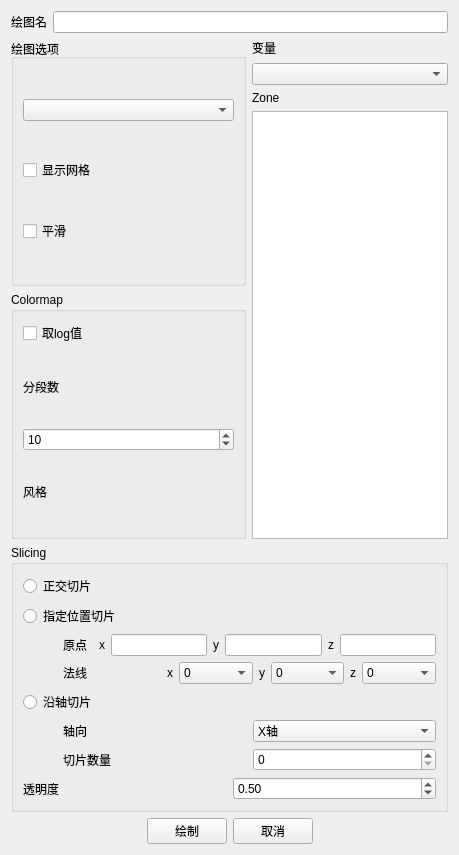
<?xml version="1.0" encoding="UTF-8"?>
<ui version="4.0">
 <class>slice_window</class>
 <widget class="QWidget" name="slice_window">
  <property name="geometry">
   <rect>
    <x>0</x>
    <y>0</y>
    <width>459</width>
    <height>855</height>
   </rect>
  </property>
  <property name="windowTitle">
   <string>Form</string>
  </property>
  <layout class="QVBoxLayout" name="verticalLayout_6" stretch="0,5,0,0">
   <item>
    <layout class="QHBoxLayout" name="horizontalLayout_row_1">
     <item>
      <widget class="QLabel" name="label_le_name">
       <property name="text">
        <string>绘图名</string>
       </property>
      </widget>
     </item>
     <item>
      <widget class="QLineEdit" name="text_plot_name"/>
     </item>
    </layout>
   </item>
   <item>
    <layout class="QHBoxLayout" name="horizontalLayout_row_2" stretch="6,5">
     <item>
      <layout class="QVBoxLayout" name="verticalLayout_5">
       <item>
        <widget class="QGroupBox" name="groupBox_2">
         <property name="title">
          <string>绘图选项</string>
         </property>
         <layout class="QVBoxLayout" name="verticalLayout_3">
          <item>
           <widget class="QComboBox" name="comboBox_style"/>
          </item>
          <item>
           <widget class="QCheckBox" name="checkBox_grid">
            <property name="text">
             <string>显示网格</string>
            </property>
           </widget>
          </item>
          <item>
           <widget class="QCheckBox" name="checkBox_smooth">
            <property name="text">
             <string>平滑</string>
            </property>
           </widget>
          </item>
         </layout>
        </widget>
       </item>
       <item>
        <widget class="QGroupBox" name="groupBox_3">
         <property name="title">
          <string>Colormap</string>
         </property>
         <layout class="QVBoxLayout" name="verticalLayout_4">
          <item>
           <widget class="QCheckBox" name="checkBox_log">
            <property name="text">
             <string>取log值</string>
            </property>
           </widget>
          </item>
          <item>
           <widget class="QLabel" name="label_13">
            <property name="text">
             <string>分段数</string>
            </property>
           </widget>
          </item>
          <item>
           <widget class="QSpinBox" name="spin_colormap">
            <property name="value">
             <number>10</number>
            </property>
           </widget>
          </item>
          <item>
           <widget class="QLabel" name="label_14">
            <property name="text">
             <string>风格</string>
            </property>
           </widget>
          </item>
         </layout>
        </widget>
       </item>
      </layout>
     </item>
     <item>
      <layout class="QVBoxLayout" name="verticalLayout_2">
       <item>
        <widget class="QLabel" name="label_15">
         <property name="text">
          <string>变量</string>
         </property>
        </widget>
       </item>
       <item>
        <widget class="QComboBox" name="comboBox_variable"/>
       </item>
       <item>
        <widget class="QLabel" name="label_16">
         <property name="text">
          <string>Zone</string>
         </property>
        </widget>
       </item>
       <item>
        <widget class="QColumnView" name="list_zone_surface"/>
       </item>
      </layout>
     </item>
    </layout>
   </item>
   <item>
    <widget class="QGroupBox" name="Slice_GroupBox">
     <property name="title">
      <string>Slicing</string>
     </property>
     <layout class="QVBoxLayout" name="verticalLayout">
      <item>
       <widget class="QRadioButton" name="radioButton_ortho">
        <property name="text">
         <string>正交切片</string>
        </property>
       </widget>
      </item>
      <item>
       <widget class="QRadioButton" name="radioButton_origin">
        <property name="text">
         <string>指定位置切片</string>
        </property>
       </widget>
      </item>
      <item>
       <layout class="QHBoxLayout" name="horizontalLayout">
        <item>
         <spacer name="horizontalSpacer_3">
          <property name="orientation">
           <enum>Qt::Horizontal</enum>
          </property>
          <property name="sizeType">
           <enum>QSizePolicy::Fixed</enum>
          </property>
          <property name="sizeHint" stdset="0">
           <size>
            <width>40</width>
            <height>20</height>
           </size>
          </property>
         </spacer>
        </item>
        <item>
         <widget class="QLabel" name="label">
          <property name="text">
           <string>原点</string>
          </property>
         </widget>
        </item>
        <item>
         <spacer name="horizontalSpacer_4">
          <property name="orientation">
           <enum>Qt::Horizontal</enum>
          </property>
          <property name="sizeHint" stdset="0">
           <size>
            <width>18</width>
            <height>20</height>
           </size>
          </property>
         </spacer>
        </item>
        <item>
         <widget class="QLabel" name="label_2">
          <property name="sizePolicy">
           <sizepolicy hsizetype="MinimumExpanding" vsizetype="Preferred">
            <horstretch>0</horstretch>
            <verstretch>0</verstretch>
           </sizepolicy>
          </property>
          <property name="text">
           <string>x</string>
          </property>
         </widget>
        </item>
        <item>
         <widget class="QLineEdit" name="lineEdit_origin_x">
          <property name="sizePolicy">
           <sizepolicy hsizetype="Expanding" vsizetype="Fixed">
            <horstretch>0</horstretch>
            <verstretch>0</verstretch>
           </sizepolicy>
          </property>
         </widget>
        </item>
        <item>
         <widget class="QLabel" name="label_3">
          <property name="text">
           <string>y</string>
          </property>
         </widget>
        </item>
        <item>
         <widget class="QLineEdit" name="lineEdit_origin_y"/>
        </item>
        <item>
         <widget class="QLabel" name="label_5">
          <property name="text">
           <string>z</string>
          </property>
         </widget>
        </item>
        <item>
         <widget class="QLineEdit" name="lineEdit_origin_z"/>
        </item>
       </layout>
      </item>
      <item>
       <layout class="QHBoxLayout" name="horizontalLayout_2">
        <item>
         <spacer name="horizontalSpacer_5">
          <property name="orientation">
           <enum>Qt::Horizontal</enum>
          </property>
          <property name="sizeType">
           <enum>QSizePolicy::Fixed</enum>
          </property>
          <property name="sizeHint" stdset="0">
           <size>
            <width>40</width>
            <height>20</height>
           </size>
          </property>
         </spacer>
        </item>
        <item>
         <widget class="QLabel" name="label_6">
          <property name="text">
           <string>法线</string>
          </property>
         </widget>
        </item>
        <item>
         <spacer name="horizontalSpacer_6">
          <property name="orientation">
           <enum>Qt::Horizontal</enum>
          </property>
          <property name="sizeHint" stdset="0">
           <size>
            <width>18</width>
            <height>20</height>
           </size>
          </property>
         </spacer>
        </item>
        <item>
         <widget class="QLabel" name="label_7">
          <property name="enabled">
           <bool>true</bool>
          </property>
          <property name="sizePolicy">
           <sizepolicy hsizetype="Minimum" vsizetype="Preferred">
            <horstretch>0</horstretch>
            <verstretch>0</verstretch>
           </sizepolicy>
          </property>
          <property name="text">
           <string>x</string>
          </property>
         </widget>
        </item>
        <item>
         <widget class="QComboBox" name="comboBox__normal_x">
          <property name="sizePolicy">
           <sizepolicy hsizetype="Expanding" vsizetype="Fixed">
            <horstretch>0</horstretch>
            <verstretch>0</verstretch>
           </sizepolicy>
          </property>
          <item>
           <property name="text">
            <string>0</string>
           </property>
          </item>
          <item>
           <property name="text">
            <string>1</string>
           </property>
          </item>
         </widget>
        </item>
        <item>
         <widget class="QLabel" name="label_8">
          <property name="text">
           <string>y</string>
          </property>
         </widget>
        </item>
        <item>
         <widget class="QComboBox" name="comboBox__normal_y">
          <property name="sizePolicy">
           <sizepolicy hsizetype="Expanding" vsizetype="Fixed">
            <horstretch>0</horstretch>
            <verstretch>0</verstretch>
           </sizepolicy>
          </property>
          <item>
           <property name="text">
            <string>0</string>
           </property>
          </item>
          <item>
           <property name="text">
            <string>1</string>
           </property>
          </item>
         </widget>
        </item>
        <item>
         <widget class="QLabel" name="label_9">
          <property name="text">
           <string>z</string>
          </property>
         </widget>
        </item>
        <item>
         <widget class="QComboBox" name="comboBox__normal_z">
          <property name="sizePolicy">
           <sizepolicy hsizetype="Expanding" vsizetype="Fixed">
            <horstretch>0</horstretch>
            <verstretch>0</verstretch>
           </sizepolicy>
          </property>
          <item>
           <property name="text">
            <string>0</string>
           </property>
          </item>
          <item>
           <property name="text">
            <string>1</string>
           </property>
          </item>
         </widget>
        </item>
       </layout>
      </item>
      <item>
       <widget class="QRadioButton" name="radioButton_along">
        <property name="text">
         <string>沿轴切片</string>
        </property>
       </widget>
      </item>
      <item>
       <layout class="QHBoxLayout" name="horizontalLayout_3">
        <item>
         <spacer name="horizontalSpacer_7">
          <property name="orientation">
           <enum>Qt::Horizontal</enum>
          </property>
          <property name="sizeType">
           <enum>QSizePolicy::Fixed</enum>
          </property>
          <property name="sizeHint" stdset="0">
           <size>
            <width>40</width>
            <height>20</height>
           </size>
          </property>
         </spacer>
        </item>
        <item>
         <widget class="QLabel" name="label_10">
          <property name="text">
           <string>轴向</string>
          </property>
         </widget>
        </item>
        <item>
         <widget class="QComboBox" name="comboBox_axis">
          <item>
           <property name="text">
            <string>X轴</string>
           </property>
          </item>
          <item>
           <property name="text">
            <string>Y轴</string>
           </property>
          </item>
          <item>
           <property name="text">
            <string>Z轴</string>
           </property>
          </item>
         </widget>
        </item>
       </layout>
      </item>
      <item>
       <layout class="QHBoxLayout" name="horizontalLayout_4">
        <item>
         <spacer name="horizontalSpacer_8">
          <property name="orientation">
           <enum>Qt::Horizontal</enum>
          </property>
          <property name="sizeType">
           <enum>QSizePolicy::Fixed</enum>
          </property>
          <property name="sizeHint" stdset="0">
           <size>
            <width>40</width>
            <height>20</height>
           </size>
          </property>
         </spacer>
        </item>
        <item>
         <widget class="QLabel" name="label_11">
          <property name="text">
           <string>切片数量</string>
          </property>
         </widget>
        </item>
        <item>
         <widget class="QSpinBox" name="spinBox_sliceNum"/>
        </item>
       </layout>
      </item>
      <item>
       <layout class="QHBoxLayout" name="horizontalLayout_opacity">
        <property name="spacing">
         <number>7</number>
        </property>
        <property name="sizeConstraint">
         <enum>QLayout::SetDefaultConstraint</enum>
        </property>
        <item>
         <widget class="QLabel" name="label_4">
          <property name="text">
           <string>透明度</string>
          </property>
         </widget>
        </item>
        <item>
         <widget class="QDoubleSpinBox" name="SpinBox_opacity">
          <property name="maximum">
           <double>1.000000000000000</double>
          </property>
          <property name="singleStep">
           <double>0.100000000000000</double>
          </property>
          <property name="value">
           <double>0.500000000000000</double>
          </property>
         </widget>
        </item>
       </layout>
      </item>
     </layout>
    </widget>
   </item>
   <item>
    <layout class="QHBoxLayout" name="horizontalLayout_row_4">
     <item>
      <spacer name="horizontalSpacer">
       <property name="orientation">
        <enum>Qt::Horizontal</enum>
       </property>
       <property name="sizeHint" stdset="0">
        <size>
         <width>40</width>
         <height>20</height>
        </size>
       </property>
      </spacer>
     </item>
     <item>
      <widget class="QPushButton" name="pushButton">
       <property name="text">
        <string>绘制</string>
       </property>
      </widget>
     </item>
     <item>
      <widget class="QPushButton" name="pushButton_2">
       <property name="text">
        <string>取消</string>
       </property>
      </widget>
     </item>
     <item>
      <spacer name="horizontalSpacer_2">
       <property name="orientation">
        <enum>Qt::Horizontal</enum>
       </property>
       <property name="sizeHint" stdset="0">
        <size>
         <width>40</width>
         <height>20</height>
        </size>
       </property>
      </spacer>
     </item>
    </layout>
   </item>
  </layout>
 </widget>
 <resources/>
 <connections/>
</ui>
